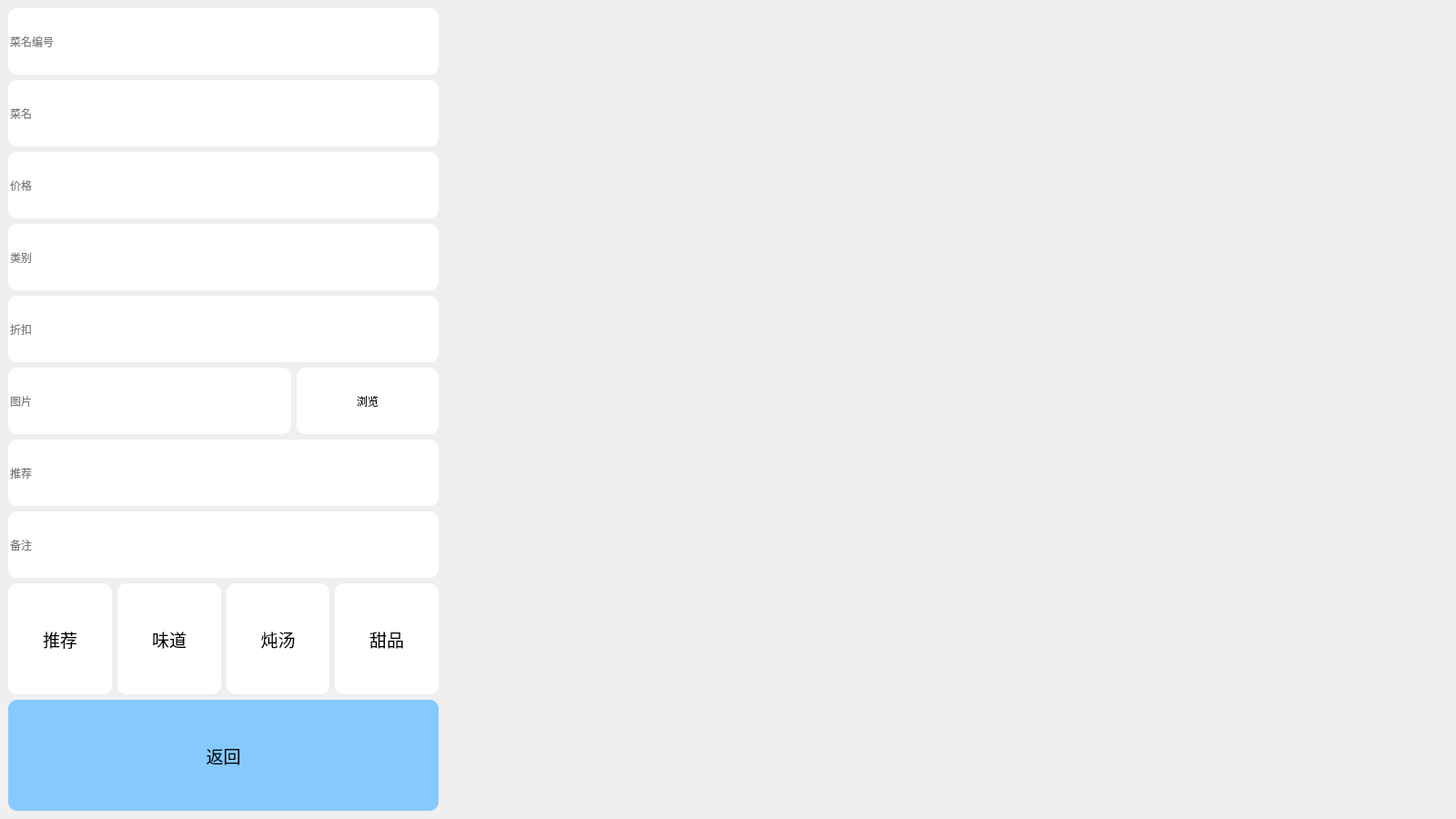
<?xml version="1.0" encoding="UTF-8"?>
<ui version="4.0">
 <class>menu_addwindow</class>
 <widget class="QMainWindow" name="menu_addwindow">
  <property name="geometry">
   <rect>
    <x>0</x>
    <y>0</y>
    <width>1600</width>
    <height>900</height>
   </rect>
  </property>
  <property name="windowTitle">
   <string>MainWindow</string>
  </property>
  <property name="styleSheet">
   <string notr="true">QLineEdit{
boder-radius:10px;
}</string>
  </property>
  <widget class="QWidget" name="centralwidget">
   <property name="styleSheet">
    <string notr="true"/>
   </property>
   <layout class="QGridLayout" name="gridLayout_2">
    <item row="0" column="0">
     <layout class="QHBoxLayout" name="horizontalLayout_3" stretch="3,7">
      <item>
       <layout class="QVBoxLayout" name="verticalLayout_2" stretch="5,2">
        <item>
         <layout class="QGridLayout" name="gridLayout">
          <item row="0" column="0">
           <widget class="QLineEdit" name="idEdit">
            <property name="sizePolicy">
             <sizepolicy hsizetype="Expanding" vsizetype="Expanding">
              <horstretch>0</horstretch>
              <verstretch>0</verstretch>
             </sizepolicy>
            </property>
            <property name="styleSheet">
             <string notr="true">border-radius:10px;</string>
            </property>
            <property name="placeholderText">
             <string>菜名编号</string>
            </property>
           </widget>
          </item>
          <item row="1" column="0">
           <widget class="QLineEdit" name="nameEdit">
            <property name="sizePolicy">
             <sizepolicy hsizetype="Expanding" vsizetype="Expanding">
              <horstretch>0</horstretch>
              <verstretch>0</verstretch>
             </sizepolicy>
            </property>
            <property name="styleSheet">
             <string notr="true">border-radius:10px;</string>
            </property>
            <property name="placeholderText">
             <string>菜名</string>
            </property>
           </widget>
          </item>
          <item row="2" column="0">
           <widget class="QLineEdit" name="priEdit">
            <property name="sizePolicy">
             <sizepolicy hsizetype="Expanding" vsizetype="Expanding">
              <horstretch>0</horstretch>
              <verstretch>0</verstretch>
             </sizepolicy>
            </property>
            <property name="styleSheet">
             <string notr="true">border-radius:10px;</string>
            </property>
            <property name="placeholderText">
             <string>价格</string>
            </property>
           </widget>
          </item>
          <item row="3" column="0">
           <widget class="QLineEdit" name="classEdit">
            <property name="sizePolicy">
             <sizepolicy hsizetype="Expanding" vsizetype="Expanding">
              <horstretch>0</horstretch>
              <verstretch>0</verstretch>
             </sizepolicy>
            </property>
            <property name="styleSheet">
             <string notr="true">border-radius:10px;</string>
            </property>
            <property name="placeholderText">
             <string>类别</string>
            </property>
           </widget>
          </item>
          <item row="4" column="0">
           <widget class="QLineEdit" name="disEdit">
            <property name="sizePolicy">
             <sizepolicy hsizetype="Expanding" vsizetype="Expanding">
              <horstretch>0</horstretch>
              <verstretch>0</verstretch>
             </sizepolicy>
            </property>
            <property name="styleSheet">
             <string notr="true">border-radius:10px;</string>
            </property>
            <property name="placeholderText">
             <string>折扣</string>
            </property>
           </widget>
          </item>
          <item row="5" column="0">
           <layout class="QHBoxLayout" name="horizontalLayout_2" stretch="2,1">
            <item>
             <widget class="QLineEdit" name="pictEdit">
              <property name="sizePolicy">
               <sizepolicy hsizetype="Expanding" vsizetype="Expanding">
                <horstretch>0</horstretch>
                <verstretch>0</verstretch>
               </sizepolicy>
              </property>
              <property name="styleSheet">
               <string notr="true">border-radius:10px;</string>
              </property>
              <property name="placeholderText">
               <string>图片</string>
              </property>
             </widget>
            </item>
            <item>
             <widget class="QPushButton" name="browserrBt">
              <property name="sizePolicy">
               <sizepolicy hsizetype="Expanding" vsizetype="Expanding">
                <horstretch>0</horstretch>
                <verstretch>0</verstretch>
               </sizepolicy>
              </property>
              <property name="styleSheet">
               <string notr="true">border-radius:10px;
background-color: rgb(255, 255, 255);</string>
              </property>
              <property name="text">
               <string>浏览</string>
              </property>
             </widget>
            </item>
           </layout>
          </item>
          <item row="6" column="0">
           <widget class="QLineEdit" name="recEdit">
            <property name="sizePolicy">
             <sizepolicy hsizetype="Expanding" vsizetype="Expanding">
              <horstretch>0</horstretch>
              <verstretch>0</verstretch>
             </sizepolicy>
            </property>
            <property name="styleSheet">
             <string notr="true">border-radius:10px;</string>
            </property>
            <property name="placeholderText">
             <string>推荐</string>
            </property>
           </widget>
          </item>
          <item row="7" column="0">
           <widget class="QLineEdit" name="reEdit">
            <property name="sizePolicy">
             <sizepolicy hsizetype="Expanding" vsizetype="Expanding">
              <horstretch>0</horstretch>
              <verstretch>0</verstretch>
             </sizepolicy>
            </property>
            <property name="styleSheet">
             <string notr="true">border-radius:10px;</string>
            </property>
            <property name="placeholderText">
             <string>备注</string>
            </property>
           </widget>
          </item>
         </layout>
        </item>
        <item>
         <layout class="QVBoxLayout" name="verticalLayout">
          <item>
           <layout class="QHBoxLayout" name="horizontalLayout" stretch="1,1,1,1">
            <property name="spacing">
             <number>6</number>
            </property>
            <item>
             <widget class="QPushButton" name="selectBt_rec">
              <property name="sizePolicy">
               <sizepolicy hsizetype="Expanding" vsizetype="Expanding">
                <horstretch>0</horstretch>
                <verstretch>0</verstretch>
               </sizepolicy>
              </property>
              <property name="font">
               <font>
                <pointsize>14</pointsize>
               </font>
              </property>
              <property name="styleSheet">
               <string notr="true">border-radius:10px;
background-color: rgb(255, 255, 255);</string>
              </property>
              <property name="text">
               <string>推荐</string>
              </property>
              <property name="icon">
               <iconset resource="usr.qrc">
                <normaloff>:/res/usr/insert.png</normaloff>:/res/usr/insert.png</iconset>
              </property>
              <property name="iconSize">
               <size>
                <width>32</width>
                <height>32</height>
               </size>
              </property>
             </widget>
            </item>
            <item>
             <widget class="QPushButton" name="selectBt_taste">
              <property name="sizePolicy">
               <sizepolicy hsizetype="Expanding" vsizetype="Expanding">
                <horstretch>0</horstretch>
                <verstretch>0</verstretch>
               </sizepolicy>
              </property>
              <property name="font">
               <font>
                <pointsize>14</pointsize>
               </font>
              </property>
              <property name="styleSheet">
               <string notr="true">background-color: rgb(255, 255, 255);
border-radius:10px;</string>
              </property>
              <property name="text">
               <string>味道</string>
              </property>
              <property name="icon">
               <iconset resource="usr.qrc">
                <normaloff>:/res/usr/insert.png</normaloff>:/res/usr/insert.png</iconset>
              </property>
              <property name="iconSize">
               <size>
                <width>32</width>
                <height>32</height>
               </size>
              </property>
             </widget>
            </item>
            <item>
             <widget class="QPushButton" name="selectBt_soup">
              <property name="sizePolicy">
               <sizepolicy hsizetype="Expanding" vsizetype="Expanding">
                <horstretch>0</horstretch>
                <verstretch>0</verstretch>
               </sizepolicy>
              </property>
              <property name="font">
               <font>
                <pointsize>14</pointsize>
               </font>
              </property>
              <property name="styleSheet">
               <string notr="true">border-radius:10px;
background-color: rgb(255, 255, 255);</string>
              </property>
              <property name="text">
               <string>炖汤</string>
              </property>
              <property name="icon">
               <iconset resource="usr.qrc">
                <normaloff>:/res/usr/insert.png</normaloff>:/res/usr/insert.png</iconset>
              </property>
              <property name="iconSize">
               <size>
                <width>32</width>
                <height>32</height>
               </size>
              </property>
             </widget>
            </item>
            <item>
             <widget class="QPushButton" name="selectBt_dessert">
              <property name="sizePolicy">
               <sizepolicy hsizetype="Expanding" vsizetype="MinimumExpanding">
                <horstretch>0</horstretch>
                <verstretch>0</verstretch>
               </sizepolicy>
              </property>
              <property name="font">
               <font>
                <pointsize>14</pointsize>
               </font>
              </property>
              <property name="styleSheet">
               <string notr="true">border-radius:10px;
background-color: rgb(255, 255, 255);</string>
              </property>
              <property name="text">
               <string>甜品</string>
              </property>
              <property name="icon">
               <iconset resource="usr.qrc">
                <normaloff>:/res/usr/insert.png</normaloff>:/res/usr/insert.png</iconset>
              </property>
              <property name="iconSize">
               <size>
                <width>32</width>
                <height>32</height>
               </size>
              </property>
             </widget>
            </item>
           </layout>
          </item>
          <item>
           <widget class="QPushButton" name="pushButton">
            <property name="sizePolicy">
             <sizepolicy hsizetype="Expanding" vsizetype="Expanding">
              <horstretch>0</horstretch>
              <verstretch>0</verstretch>
             </sizepolicy>
            </property>
            <property name="font">
             <font>
              <pointsize>14</pointsize>
             </font>
            </property>
            <property name="styleSheet">
             <string notr="true">border-radius:10px;
background-color: rgb(134, 201, 255);</string>
            </property>
            <property name="text">
             <string>返回</string>
            </property>
            <property name="icon">
             <iconset resource="usr.qrc">
              <normaloff>:/res/usr/return.png</normaloff>:/res/usr/return.png</iconset>
            </property>
            <property name="iconSize">
             <size>
              <width>32</width>
              <height>32</height>
             </size>
            </property>
           </widget>
          </item>
         </layout>
        </item>
       </layout>
      </item>
      <item>
       <widget class="QLabel" name="label">
        <property name="sizePolicy">
         <sizepolicy hsizetype="Minimum" vsizetype="Minimum">
          <horstretch>0</horstretch>
          <verstretch>0</verstretch>
         </sizepolicy>
        </property>
        <property name="styleSheet">
         <string notr="true">border-radius:10px;</string>
        </property>
        <property name="text">
         <string/>
        </property>
       </widget>
      </item>
     </layout>
    </item>
   </layout>
  </widget>
 </widget>
 <resources>
  <include location="usr.qrc"/>
 </resources>
 <connections/>
</ui>
